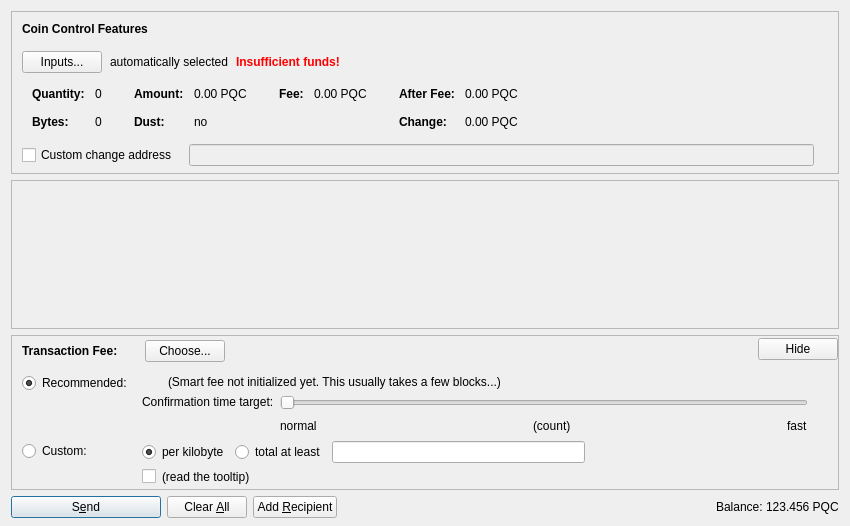
<?xml version="1.0" encoding="UTF-8"?>
<ui version="4.0">
 <class>SendCoinsDialog</class>
 <widget class="QDialog" name="SendCoinsDialog">
  <property name="geometry">
   <rect>
    <x>0</x>
    <y>0</y>
    <width>850</width>
    <height>526</height>
   </rect>
  </property>
  <property name="windowTitle">
   <string>Send Coins</string>
  </property>
  <layout class="QVBoxLayout" name="verticalLayout" stretch="0,1,0,0">
   <property name="bottomMargin">
    <number>8</number>
   </property>
   <item>
    <widget class="QFrame" name="frameCoinControl">
     <property name="sizePolicy">
      <sizepolicy hsizetype="Expanding" vsizetype="Expanding">
       <horstretch>0</horstretch>
       <verstretch>0</verstretch>
      </sizepolicy>
     </property>
     <property name="maximumSize">
      <size>
       <width>16777215</width>
       <height>16777215</height>
      </size>
     </property>
     <property name="frameShape">
      <enum>QFrame::StyledPanel</enum>
     </property>
     <property name="frameShadow">
      <enum>QFrame::Sunken</enum>
     </property>
     <layout class="QVBoxLayout" name="verticalLayoutCoinControl2">
      <property name="spacing">
       <number>0</number>
      </property>
      <property name="leftMargin">
       <number>0</number>
      </property>
      <property name="topMargin">
       <number>0</number>
      </property>
      <property name="rightMargin">
       <number>0</number>
      </property>
      <property name="bottomMargin">
       <number>6</number>
      </property>
      <item>
       <layout class="QVBoxLayout" name="verticalLayoutCoinControl" stretch="0,0,0,0,1">
        <property name="spacing">
         <number>0</number>
        </property>
        <property name="leftMargin">
         <number>10</number>
        </property>
        <property name="topMargin">
         <number>10</number>
        </property>
        <item>
         <layout class="QHBoxLayout" name="horizontalLayoutCoinControl1">
          <property name="bottomMargin">
           <number>15</number>
          </property>
          <item>
           <widget class="QLabel" name="labelCoinControlFeatures">
            <property name="sizePolicy">
             <sizepolicy hsizetype="Preferred" vsizetype="Maximum">
              <horstretch>0</horstretch>
              <verstretch>0</verstretch>
             </sizepolicy>
            </property>
            <property name="font">
             <font>
              <weight>75</weight>
              <bold>true</bold>
             </font>
            </property>
            <property name="styleSheet">
             <string notr="true">font-weight:bold;</string>
            </property>
            <property name="text">
             <string>Coin Control Features</string>
            </property>
           </widget>
          </item>
         </layout>
        </item>
        <item>
         <layout class="QHBoxLayout" name="horizontalLayoutCoinControl2" stretch="0,0,0,0">
          <property name="spacing">
           <number>8</number>
          </property>
          <property name="bottomMargin">
           <number>10</number>
          </property>
          <item>
           <widget class="QPushButton" name="pushButtonCoinControl">
            <property name="styleSheet">
             <string notr="true"/>
            </property>
            <property name="text">
             <string>Inputs...</string>
            </property>
            <property name="autoDefault">
             <bool>false</bool>
            </property>
           </widget>
          </item>
          <item>
           <widget class="QLabel" name="labelCoinControlAutomaticallySelected">
            <property name="text">
             <string>automatically selected</string>
            </property>
            <property name="margin">
             <number>5</number>
            </property>
           </widget>
          </item>
          <item>
           <widget class="QLabel" name="labelCoinControlInsuffFunds">
            <property name="font">
             <font>
              <weight>75</weight>
              <bold>true</bold>
             </font>
            </property>
            <property name="styleSheet">
             <string notr="true">color:red;font-weight:bold;</string>
            </property>
            <property name="text">
             <string>Insufficient funds!</string>
            </property>
            <property name="margin">
             <number>5</number>
            </property>
           </widget>
          </item>
          <item>
           <spacer name="horizontalSpacerCoinControl">
            <property name="orientation">
             <enum>Qt::Horizontal</enum>
            </property>
            <property name="sizeHint" stdset="0">
             <size>
              <width>40</width>
              <height>1</height>
             </size>
            </property>
           </spacer>
          </item>
         </layout>
        </item>
        <item>
         <widget class="QWidget" name="widgetCoinControl" native="true">
          <property name="sizePolicy">
           <sizepolicy hsizetype="Preferred" vsizetype="Preferred">
            <horstretch>0</horstretch>
            <verstretch>0</verstretch>
           </sizepolicy>
          </property>
          <property name="minimumSize">
           <size>
            <width>0</width>
            <height>0</height>
           </size>
          </property>
          <property name="styleSheet">
           <string notr="true"/>
          </property>
          <layout class="QHBoxLayout" name="horizontalLayoutCoinControl5">
           <property name="leftMargin">
            <number>0</number>
           </property>
           <property name="topMargin">
            <number>0</number>
           </property>
           <property name="rightMargin">
            <number>0</number>
           </property>
           <property name="bottomMargin">
            <number>0</number>
           </property>
           <item>
            <layout class="QHBoxLayout" name="horizontalLayoutCoinControl3" stretch="0,0,0,1">
             <property name="spacing">
              <number>20</number>
             </property>
             <property name="topMargin">
              <number>0</number>
             </property>
             <property name="bottomMargin">
              <number>10</number>
             </property>
             <item>
              <layout class="QFormLayout" name="formLayoutCoinControl1">
               <property name="horizontalSpacing">
                <number>10</number>
               </property>
               <property name="verticalSpacing">
                <number>14</number>
               </property>
               <property name="leftMargin">
                <number>10</number>
               </property>
               <property name="topMargin">
                <number>4</number>
               </property>
               <property name="rightMargin">
                <number>6</number>
               </property>
               <item row="0" column="0">
                <widget class="QLabel" name="labelCoinControlQuantityText">
                 <property name="font">
                  <font>
                   <weight>75</weight>
                   <bold>true</bold>
                  </font>
                 </property>
                 <property name="text">
                  <string>Quantity:</string>
                 </property>
                 <property name="margin">
                  <number>0</number>
                 </property>
                </widget>
               </item>
               <item row="0" column="1">
                <widget class="QLabel" name="labelCoinControlQuantity">
                 <property name="cursor">
                  <cursorShape>IBeamCursor</cursorShape>
                 </property>
                 <property name="contextMenuPolicy">
                  <enum>Qt::ActionsContextMenu</enum>
                 </property>
                 <property name="text">
                  <string notr="true">0</string>
                 </property>
                 <property name="margin">
                  <number>0</number>
                 </property>
                 <property name="textInteractionFlags">
                  <set>Qt::LinksAccessibleByMouse|Qt::TextSelectableByKeyboard|Qt::TextSelectableByMouse</set>
                 </property>
                </widget>
               </item>
               <item row="1" column="0">
                <widget class="QLabel" name="labelCoinControlBytesText">
                 <property name="font">
                  <font>
                   <weight>75</weight>
                   <bold>true</bold>
                  </font>
                 </property>
                 <property name="text">
                  <string>Bytes:</string>
                 </property>
                </widget>
               </item>
               <item row="1" column="1">
                <widget class="QLabel" name="labelCoinControlBytes">
                 <property name="cursor">
                  <cursorShape>IBeamCursor</cursorShape>
                 </property>
                 <property name="contextMenuPolicy">
                  <enum>Qt::ActionsContextMenu</enum>
                 </property>
                 <property name="text">
                  <string notr="true">0</string>
                 </property>
                 <property name="textInteractionFlags">
                  <set>Qt::LinksAccessibleByMouse|Qt::TextSelectableByKeyboard|Qt::TextSelectableByMouse</set>
                 </property>
                </widget>
               </item>
              </layout>
             </item>
             <item>
              <layout class="QFormLayout" name="formLayoutCoinControl2">
               <property name="horizontalSpacing">
                <number>10</number>
               </property>
               <property name="verticalSpacing">
                <number>14</number>
               </property>
               <property name="leftMargin">
                <number>6</number>
               </property>
               <property name="topMargin">
                <number>4</number>
               </property>
               <property name="rightMargin">
                <number>6</number>
               </property>
               <item row="0" column="0">
                <widget class="QLabel" name="labelCoinControlAmountText">
                 <property name="font">
                  <font>
                   <weight>75</weight>
                   <bold>true</bold>
                  </font>
                 </property>
                 <property name="text">
                  <string>Amount:</string>
                 </property>
                 <property name="margin">
                  <number>0</number>
                 </property>
                </widget>
               </item>
               <item row="0" column="1">
                <widget class="QLabel" name="labelCoinControlAmount">
                 <property name="cursor">
                  <cursorShape>IBeamCursor</cursorShape>
                 </property>
                 <property name="contextMenuPolicy">
                  <enum>Qt::ActionsContextMenu</enum>
                 </property>
                 <property name="text">
                  <string notr="true">0.00 PQC</string>
                 </property>
                 <property name="textInteractionFlags">
                  <set>Qt::LinksAccessibleByMouse|Qt::TextSelectableByKeyboard|Qt::TextSelectableByMouse</set>
                 </property>
                </widget>
               </item>
               <item row="1" column="0">
                <widget class="QLabel" name="labelCoinControlLowOutputText">
                 <property name="font">
                  <font>
                   <weight>75</weight>
                   <bold>true</bold>
                  </font>
                 </property>
                 <property name="text">
                  <string>Dust:</string>
                 </property>
                </widget>
               </item>
               <item row="1" column="1">
                <widget class="QLabel" name="labelCoinControlLowOutput">
                 <property name="cursor">
                  <cursorShape>IBeamCursor</cursorShape>
                 </property>
                 <property name="contextMenuPolicy">
                  <enum>Qt::ActionsContextMenu</enum>
                 </property>
                 <property name="text">
                  <string notr="true">no</string>
                 </property>
                 <property name="textInteractionFlags">
                  <set>Qt::LinksAccessibleByMouse|Qt::TextSelectableByKeyboard|Qt::TextSelectableByMouse</set>
                 </property>
                </widget>
               </item>
              </layout>
             </item>
             <item>
              <layout class="QFormLayout" name="formLayoutCoinControl3">
               <property name="horizontalSpacing">
                <number>10</number>
               </property>
               <property name="verticalSpacing">
                <number>14</number>
               </property>
               <property name="leftMargin">
                <number>6</number>
               </property>
               <property name="topMargin">
                <number>4</number>
               </property>
               <property name="rightMargin">
                <number>6</number>
               </property>
               <item row="0" column="0">
                <widget class="QLabel" name="labelCoinControlFeeText">
                 <property name="font">
                  <font>
                   <weight>75</weight>
                   <bold>true</bold>
                  </font>
                 </property>
                 <property name="text">
                  <string>Fee:</string>
                 </property>
                 <property name="margin">
                  <number>0</number>
                 </property>
                </widget>
               </item>
               <item row="0" column="1">
                <widget class="QLabel" name="labelCoinControlFee">
                 <property name="cursor">
                  <cursorShape>IBeamCursor</cursorShape>
                 </property>
                 <property name="contextMenuPolicy">
                  <enum>Qt::ActionsContextMenu</enum>
                 </property>
                 <property name="text">
                  <string notr="true">0.00 PQC</string>
                 </property>
                 <property name="textInteractionFlags">
                  <set>Qt::LinksAccessibleByMouse|Qt::TextSelectableByKeyboard|Qt::TextSelectableByMouse</set>
                 </property>
                </widget>
               </item>
              </layout>
             </item>
             <item>
              <layout class="QFormLayout" name="formLayoutCoinControl4">
               <property name="horizontalSpacing">
                <number>10</number>
               </property>
               <property name="verticalSpacing">
                <number>14</number>
               </property>
               <property name="leftMargin">
                <number>6</number>
               </property>
               <property name="topMargin">
                <number>4</number>
               </property>
               <property name="rightMargin">
                <number>6</number>
               </property>
               <item row="0" column="0">
                <widget class="QLabel" name="labelCoinControlAfterFeeText">
                 <property name="font">
                  <font>
                   <weight>75</weight>
                   <bold>true</bold>
                  </font>
                 </property>
                 <property name="text">
                  <string>After Fee:</string>
                 </property>
                 <property name="margin">
                  <number>0</number>
                 </property>
                </widget>
               </item>
               <item row="0" column="1">
                <widget class="QLabel" name="labelCoinControlAfterFee">
                 <property name="cursor">
                  <cursorShape>IBeamCursor</cursorShape>
                 </property>
                 <property name="contextMenuPolicy">
                  <enum>Qt::ActionsContextMenu</enum>
                 </property>
                 <property name="text">
                  <string notr="true">0.00 PQC</string>
                 </property>
                 <property name="textInteractionFlags">
                  <set>Qt::LinksAccessibleByMouse|Qt::TextSelectableByKeyboard|Qt::TextSelectableByMouse</set>
                 </property>
                </widget>
               </item>
               <item row="1" column="0">
                <widget class="QLabel" name="labelCoinControlChangeText">
                 <property name="font">
                  <font>
                   <weight>75</weight>
                   <bold>true</bold>
                  </font>
                 </property>
                 <property name="text">
                  <string>Change:</string>
                 </property>
                </widget>
               </item>
               <item row="1" column="1">
                <widget class="QLabel" name="labelCoinControlChange">
                 <property name="cursor">
                  <cursorShape>IBeamCursor</cursorShape>
                 </property>
                 <property name="contextMenuPolicy">
                  <enum>Qt::ActionsContextMenu</enum>
                 </property>
                 <property name="text">
                  <string notr="true">0.00 PQC</string>
                 </property>
                 <property name="textInteractionFlags">
                  <set>Qt::LinksAccessibleByMouse|Qt::TextSelectableByKeyboard|Qt::TextSelectableByMouse</set>
                 </property>
                </widget>
               </item>
              </layout>
             </item>
            </layout>
           </item>
          </layout>
         </widget>
        </item>
        <item>
         <layout class="QHBoxLayout" name="horizontalLayoutCoinControl4" stretch="0,0,0">
          <property name="spacing">
           <number>12</number>
          </property>
          <property name="sizeConstraint">
           <enum>QLayout::SetDefaultConstraint</enum>
          </property>
          <property name="topMargin">
           <number>5</number>
          </property>
          <property name="rightMargin">
           <number>5</number>
          </property>
          <item>
           <widget class="QCheckBox" name="checkBoxCoinControlChange">
            <property name="toolTip">
             <string>If this is activated, but the change address is empty or invalid, change will be sent to a newly generated address.</string>
            </property>
            <property name="text">
             <string>Custom change address</string>
            </property>
           </widget>
          </item>
          <item>
           <widget class="QValidatedLineEdit" name="lineEditCoinControlChange">
            <property name="enabled">
             <bool>false</bool>
            </property>
            <property name="sizePolicy">
             <sizepolicy hsizetype="Expanding" vsizetype="Fixed">
              <horstretch>0</horstretch>
              <verstretch>0</verstretch>
             </sizepolicy>
            </property>
           </widget>
          </item>
          <item>
           <widget class="QLabel" name="labelCoinControlChangeLabel">
            <property name="sizePolicy">
             <sizepolicy hsizetype="Preferred" vsizetype="Expanding">
              <horstretch>0</horstretch>
              <verstretch>0</verstretch>
             </sizepolicy>
            </property>
            <property name="minimumSize">
             <size>
              <width>0</width>
              <height>0</height>
             </size>
            </property>
            <property name="text">
             <string/>
            </property>
            <property name="margin">
             <number>3</number>
            </property>
           </widget>
          </item>
         </layout>
        </item>
        <item>
         <spacer name="verticalSpacerCoinControl">
          <property name="orientation">
           <enum>Qt::Vertical</enum>
          </property>
          <property name="sizeHint" stdset="0">
           <size>
            <width>800</width>
            <height>1</height>
           </size>
          </property>
         </spacer>
        </item>
       </layout>
      </item>
     </layout>
    </widget>
   </item>
   <item>
    <widget class="QScrollArea" name="scrollArea">
     <property name="widgetResizable">
      <bool>true</bool>
     </property>
     <widget class="QWidget" name="scrollAreaWidgetContents">
      <property name="geometry">
       <rect>
        <x>0</x>
        <y>0</y>
        <width>830</width>
        <height>104</height>
       </rect>
      </property>
      <layout class="QVBoxLayout" name="verticalLayout_2" stretch="0,1">
       <property name="leftMargin">
        <number>0</number>
       </property>
       <property name="topMargin">
        <number>0</number>
       </property>
       <property name="rightMargin">
        <number>0</number>
       </property>
       <property name="bottomMargin">
        <number>0</number>
       </property>
       <item>
        <layout class="QVBoxLayout" name="entries">
         <property name="spacing">
          <number>6</number>
         </property>
        </layout>
       </item>
       <item>
        <spacer name="verticalSpacer">
         <property name="orientation">
          <enum>Qt::Vertical</enum>
         </property>
         <property name="sizeHint" stdset="0">
          <size>
           <width>20</width>
           <height>40</height>
          </size>
         </property>
        </spacer>
       </item>
      </layout>
     </widget>
    </widget>
   </item>
   <item>
    <widget class="QFrame" name="frameFee">
     <property name="sizePolicy">
      <sizepolicy hsizetype="Expanding" vsizetype="Expanding">
       <horstretch>0</horstretch>
       <verstretch>0</verstretch>
      </sizepolicy>
     </property>
     <property name="maximumSize">
      <size>
       <width>16777215</width>
       <height>16777215</height>
      </size>
     </property>
     <property name="frameShape">
      <enum>QFrame::StyledPanel</enum>
     </property>
     <property name="frameShadow">
      <enum>QFrame::Sunken</enum>
     </property>
     <layout class="QVBoxLayout" name="verticalLayoutFee1">
      <property name="spacing">
       <number>0</number>
      </property>
      <property name="leftMargin">
       <number>0</number>
      </property>
      <property name="topMargin">
       <number>0</number>
      </property>
      <property name="rightMargin">
       <number>0</number>
      </property>
      <property name="bottomMargin">
       <number>0</number>
      </property>
      <item>
       <layout class="QVBoxLayout" name="verticalLayoutFee2" stretch="0,0,0">
        <property name="spacing">
         <number>0</number>
        </property>
        <property name="leftMargin">
         <number>10</number>
        </property>
        <property name="topMargin">
         <number>0</number>
        </property>
        <item>
         <layout class="QHBoxLayout" name="horizontalLayoutFee1">
          <property name="bottomMargin">
           <number>0</number>
          </property>
          <item>
           <layout class="QVBoxLayout" name="verticalLayoutFee7">
            <property name="spacing">
             <number>0</number>
            </property>
            <item>
             <spacer name="verticalSpacerSmartFee">
              <property name="orientation">
               <enum>Qt::Vertical</enum>
              </property>
              <property name="sizeType">
               <enum>QSizePolicy::Fixed</enum>
              </property>
              <property name="sizeHint" stdset="0">
               <size>
                <width>1</width>
                <height>4</height>
               </size>
              </property>
             </spacer>
            </item>
            <item>
             <layout class="QHBoxLayout" name="horizontalLayoutSmartFee">
              <property name="spacing">
               <number>10</number>
              </property>
              <item>
               <widget class="QLabel" name="labelFeeHeadline">
                <property name="sizePolicy">
                 <sizepolicy hsizetype="Preferred" vsizetype="Maximum">
                  <horstretch>0</horstretch>
                  <verstretch>0</verstretch>
                 </sizepolicy>
                </property>
                <property name="font">
                 <font>
                  <weight>75</weight>
                  <bold>true</bold>
                 </font>
                </property>
                <property name="styleSheet">
                 <string notr="true">font-weight:bold;</string>
                </property>
                <property name="text">
                 <string>Transaction Fee:</string>
                </property>
               </widget>
              </item>
              <item>
               <widget class="QLabel" name="labelFeeMinimized">
                <property name="text">
                 <string/>
                </property>
               </widget>
              </item>
              <item>
               <widget class="QPushButton" name="buttonChooseFee">
                <property name="text">
                 <string>Choose...</string>
                </property>
               </widget>
              </item>
             </layout>
            </item>
            <item>
             <spacer name="verticalSpacer_5">
              <property name="orientation">
               <enum>Qt::Vertical</enum>
              </property>
              <property name="sizeHint" stdset="0">
               <size>
                <width>1</width>
                <height>1</height>
               </size>
              </property>
             </spacer>
            </item>
           </layout>
          </item>
          <item>
           <spacer name="horizontalSpacer_4">
            <property name="orientation">
             <enum>Qt::Horizontal</enum>
            </property>
            <property name="sizeHint" stdset="0">
             <size>
              <width>40</width>
              <height>20</height>
             </size>
            </property>
           </spacer>
          </item>
          <item>
           <widget class="QPushButton" name="buttonMinimizeFee">
            <property name="toolTip">
             <string>collapse fee-settings</string>
            </property>
            <property name="text">
             <string>Hide</string>
            </property>
           </widget>
          </item>
         </layout>
        </item>
        <item>
         <widget class="QFrame" name="frameFeeSelection">
          <layout class="QVBoxLayout" name="verticalLayoutFee12">
           <property name="spacing">
            <number>0</number>
           </property>
           <property name="leftMargin">
            <number>0</number>
           </property>
           <property name="topMargin">
            <number>0</number>
           </property>
           <property name="rightMargin">
            <number>0</number>
           </property>
           <property name="bottomMargin">
            <number>0</number>
           </property>
           <item>
            <layout class="QGridLayout" name="gridLayoutFee">
             <property name="topMargin">
              <number>10</number>
             </property>
             <property name="bottomMargin">
              <number>4</number>
             </property>
             <property name="horizontalSpacing">
              <number>10</number>
             </property>
             <property name="verticalSpacing">
              <number>4</number>
             </property>
             <item row="1" column="1">
              <layout class="QVBoxLayout" name="verticalLayoutFee8">
               <property name="spacing">
                <number>6</number>
               </property>
               <item>
                <layout class="QHBoxLayout" name="horizontalLayoutFee13">
                 <item>
                  <widget class="QRadioButton" name="radioCustomPerKilobyte">
                   <property name="toolTip">
                    <string>If the custom fee is set to 1000 satoshis and the transaction is only 250 bytes, then &quot;per kilobyte&quot; only pays 250 satoshis in fee, while &quot;total at least&quot; pays 1000 satoshis. For transactions bigger than a kilobyte both pay by kilobyte.</string>
                   </property>
                   <property name="text">
                    <string>per kilobyte</string>
                   </property>
                   <property name="checked">
                    <bool>true</bool>
                   </property>
                   <attribute name="buttonGroup">
                    <string notr="true">groupCustomFee</string>
                   </attribute>
                  </widget>
                 </item>
                 <item>
                  <widget class="QRadioButton" name="radioCustomAtLeast">
                   <property name="toolTip">
                    <string>If the custom fee is set to 1000 satoshis and the transaction is only 250 bytes, then &quot;per kilobyte&quot; only pays 250 satoshis in fee, while &quot;total at least&quot; pays 1000 satoshis. For transactions bigger than a kilobyte both pay by kilobyte.</string>
                   </property>
                   <property name="text">
                    <string>total at least</string>
                   </property>
                   <attribute name="buttonGroup">
                    <string notr="true">groupCustomFee</string>
                   </attribute>
                  </widget>
                 </item>
                 <item>
                  <widget class="BitcoinAmountField" name="customFee"/>
                 </item>
                 <item>
                  <spacer name="horizontalSpacer_6">
                   <property name="orientation">
                    <enum>Qt::Horizontal</enum>
                   </property>
                   <property name="sizeHint" stdset="0">
                    <size>
                     <width>1</width>
                     <height>1</height>
                    </size>
                   </property>
                  </spacer>
                 </item>
                </layout>
               </item>
               <item>
                <layout class="QHBoxLayout" name="horizontalLayoutFee8">
                 <item>
                  <widget class="QCheckBox" name="checkBoxMinimumFee">
                   <property name="toolTip">
                    <string>Paying only the minimum fee is just fine as long as there is less transaction volume than space in the blocks. But be aware that this can end up in a never confirming transaction once there is more demand for paquacoin transactions than the network can process.</string>
                   </property>
                   <property name="text">
                    <string/>
                   </property>
                  </widget>
                 </item>
                 <item>
                  <widget class="QLabel" name="labelMinFeeWarning">
                   <property name="enabled">
                    <bool>true</bool>
                   </property>
                   <property name="toolTip">
                    <string>Paying only the minimum fee is just fine as long as there is less transaction volume than space in the blocks. But be aware that this can end up in a never confirming transaction once there is more demand for paquacoin transactions than the network can process.</string>
                   </property>
                   <property name="text">
                    <string>(read the tooltip)</string>
                   </property>
                   <property name="margin">
                    <number>5</number>
                   </property>
                  </widget>
                 </item>
                 <item>
                  <spacer name="horizontalSpacer_2">
                   <property name="orientation">
                    <enum>Qt::Horizontal</enum>
                   </property>
                   <property name="sizeHint" stdset="0">
                    <size>
                     <width>1</width>
                     <height>1</height>
                    </size>
                   </property>
                  </spacer>
                 </item>
                </layout>
               </item>
              </layout>
             </item>
             <item row="0" column="0">
              <layout class="QVBoxLayout" name="verticalLayoutFee4" stretch="0,1">
               <item>
                <widget class="QRadioButton" name="radioSmartFee">
                 <property name="text">
                  <string>Recommended:</string>
                 </property>
                 <property name="checked">
                  <bool>true</bool>
                 </property>
                 <attribute name="buttonGroup">
                  <string notr="true">groupFee</string>
                 </attribute>
                </widget>
               </item>
               <item>
                <spacer name="verticalSpacer_2">
                 <property name="orientation">
                  <enum>Qt::Vertical</enum>
                 </property>
                 <property name="sizeHint" stdset="0">
                  <size>
                   <width>1</width>
                   <height>1</height>
                  </size>
                 </property>
                </spacer>
               </item>
              </layout>
             </item>
             <item row="1" column="0">
              <layout class="QVBoxLayout" name="verticalLayoutFee9" stretch="0,1">
               <item>
                <widget class="QRadioButton" name="radioCustomFee">
                 <property name="text">
                  <string>Custom:</string>
                 </property>
                 <attribute name="buttonGroup">
                  <string notr="true">groupFee</string>
                 </attribute>
                </widget>
               </item>
               <item>
                <spacer name="verticalSpacer_6">
                 <property name="orientation">
                  <enum>Qt::Vertical</enum>
                 </property>
                 <property name="sizeHint" stdset="0">
                  <size>
                   <width>1</width>
                   <height>1</height>
                  </size>
                 </property>
                </spacer>
               </item>
              </layout>
             </item>
             <item row="0" column="1">
              <layout class="QVBoxLayout" name="verticalLayoutFee3" stretch="0,0,1">
               <property name="spacing">
                <number>6</number>
               </property>
               <property name="topMargin">
                <number>2</number>
               </property>
               <item>
                <layout class="QHBoxLayout" name="horizontalLayoutFee12">
                 <item>
                  <widget class="QLabel" name="labelSmartFee">
                   <property name="text">
                    <string/>
                   </property>
                   <property name="margin">
                    <number>2</number>
                   </property>
                  </widget>
                 </item>
                 <item>
                  <widget class="QLabel" name="labelFeeEstimation">
                   <property name="text">
                    <string/>
                   </property>
                  </widget>
                 </item>
                 <item>
                  <widget class="QLabel" name="labelSmartFee2">
                   <property name="text">
                    <string>(Smart fee not initialized yet. This usually takes a few blocks...)</string>
                   </property>
                   <property name="margin">
                    <number>2</number>
                   </property>
                  </widget>
                 </item>
                 <item>
                  <spacer name="horizontalSpacer_5">
                   <property name="orientation">
                    <enum>Qt::Horizontal</enum>
                   </property>
                   <property name="sizeHint" stdset="0">
                    <size>
                     <width>1</width>
                     <height>1</height>
                    </size>
                   </property>
                  </spacer>
                 </item>
                </layout>
               </item>
               <item>
                <layout class="QHBoxLayout" name="horizontalLayoutFee9">
                 <item>
                  <layout class="QVBoxLayout" name="verticalLayoutFee6">
                   <item>
                    <widget class="QLabel" name="labelSmartFee3">
                     <property name="text">
                      <string>Confirmation time target:</string>
                     </property>
                     <property name="margin">
                      <number>2</number>
                     </property>
                    </widget>
                   </item>
                   <item>
                    <spacer name="verticalSpacer_3">
                     <property name="orientation">
                      <enum>Qt::Vertical</enum>
                     </property>
                     <property name="sizeHint" stdset="0">
                      <size>
                       <width>1</width>
                       <height>1</height>
                      </size>
                     </property>
                    </spacer>
                   </item>
                  </layout>
                 </item>
                 <item>
                  <layout class="QVBoxLayout" name="verticalLayoutFee5">
                   <property name="rightMargin">
                    <number>30</number>
                   </property>
                   <item>
                    <widget class="QSlider" name="sliderSmartFee">
                     <property name="minimum">
                      <number>0</number>
                     </property>
                     <property name="maximum">
                      <number>23</number>
                     </property>
                     <property name="pageStep">
                      <number>1</number>
                     </property>
                     <property name="value">
                      <number>0</number>
                     </property>
                     <property name="orientation">
                      <enum>Qt::Horizontal</enum>
                     </property>
                     <property name="invertedAppearance">
                      <bool>false</bool>
                     </property>
                     <property name="invertedControls">
                      <bool>false</bool>
                     </property>
                     <property name="tickPosition">
                      <enum>QSlider::NoTicks</enum>
                     </property>
                    </widget>
                   </item>
                   <item>
                    <layout class="QHBoxLayout" name="horizontalLayoutFee10">
                     <item>
                      <widget class="QLabel" name="labelSmartFeeNormal">
                       <property name="text">
                        <string>normal</string>
                       </property>
                      </widget>
                     </item>
                     <item>
                      <spacer name="horizontalSpacer_7">
                       <property name="orientation">
                        <enum>Qt::Horizontal</enum>
                       </property>
                       <property name="sizeHint" stdset="0">
                        <size>
                         <width>40</width>
                         <height>20</height>
                        </size>
                       </property>
                      </spacer>
                     </item>
                     <item>
                      <widget class="QLabel" name="confirmationTargetLabel">
                       <property name="text">
                        <string notr="true">(count)</string>
                       </property>
                      </widget>
                     </item>
                     <item>
                      <spacer name="horizontalSpacer_3">
                       <property name="orientation">
                        <enum>Qt::Horizontal</enum>
                       </property>
                       <property name="sizeHint" stdset="0">
                        <size>
                         <width>40</width>
                         <height>20</height>
                        </size>
                       </property>
                      </spacer>
                     </item>
                     <item>
                      <widget class="QLabel" name="labelSmartFeeFast">
                       <property name="text">
                        <string>fast</string>
                       </property>
                      </widget>
                     </item>
                    </layout>
                   </item>
                  </layout>
                 </item>
                </layout>
               </item>
               <item>
                <spacer name="verticalSpacer_4">
                 <property name="orientation">
                  <enum>Qt::Vertical</enum>
                 </property>
                 <property name="sizeHint" stdset="0">
                  <size>
                   <width>1</width>
                   <height>1</height>
                  </size>
                 </property>
                </spacer>
               </item>
              </layout>
             </item>
            </layout>
           </item>
          </layout>
         </widget>
        </item>
        <item>
         <spacer name="verticalSpacerFee">
          <property name="orientation">
           <enum>Qt::Vertical</enum>
          </property>
          <property name="sizeHint" stdset="0">
           <size>
            <width>800</width>
            <height>1</height>
           </size>
          </property>
         </spacer>
        </item>
       </layout>
      </item>
     </layout>
    </widget>
   </item>
   <item>
    <layout class="QHBoxLayout" name="horizontalLayout">
     <item>
      <widget class="QPushButton" name="sendButton">
       <property name="minimumSize">
        <size>
         <width>150</width>
         <height>0</height>
        </size>
       </property>
       <property name="toolTip">
        <string>Confirm the send action</string>
       </property>
       <property name="text">
        <string>S&amp;end</string>
       </property>
       <property name="icon">
        <iconset resource="../bitcoin.qrc">
         <normaloff>:/icons/send</normaloff>:/icons/send</iconset>
       </property>
       <property name="autoDefault">
        <bool>false</bool>
       </property>
       <property name="default">
        <bool>true</bool>
       </property>
      </widget>
     </item>
     <item>
      <widget class="QPushButton" name="clearButton">
       <property name="sizePolicy">
        <sizepolicy hsizetype="Minimum" vsizetype="Fixed">
         <horstretch>0</horstretch>
         <verstretch>0</verstretch>
        </sizepolicy>
       </property>
       <property name="toolTip">
        <string>Clear all fields of the form.</string>
       </property>
       <property name="text">
        <string>Clear &amp;All</string>
       </property>
       <property name="icon">
        <iconset resource="../bitcoin.qrc">
         <normaloff>:/icons/remove</normaloff>:/icons/remove</iconset>
       </property>
       <property name="autoDefault">
        <bool>false</bool>
       </property>
      </widget>
     </item>
     <item>
      <widget class="QPushButton" name="addButton">
       <property name="toolTip">
        <string>Send to multiple recipients at once</string>
       </property>
       <property name="text">
        <string>Add &amp;Recipient</string>
       </property>
       <property name="icon">
        <iconset resource="../bitcoin.qrc">
         <normaloff>:/icons/add</normaloff>:/icons/add</iconset>
       </property>
       <property name="autoDefault">
        <bool>false</bool>
       </property>
      </widget>
     </item>
     <item>
      <spacer name="horizontalSpacer">
       <property name="orientation">
        <enum>Qt::Horizontal</enum>
       </property>
       <property name="sizeHint" stdset="0">
        <size>
         <width>40</width>
         <height>20</height>
        </size>
       </property>
      </spacer>
     </item>
     <item>
      <layout class="QHBoxLayout" name="horizontalLayout_2">
       <property name="spacing">
        <number>3</number>
       </property>
       <item>
        <widget class="QLabel" name="label">
         <property name="sizePolicy">
          <sizepolicy hsizetype="Preferred" vsizetype="Fixed">
           <horstretch>0</horstretch>
           <verstretch>0</verstretch>
          </sizepolicy>
         </property>
         <property name="text">
          <string>Balance:</string>
         </property>
        </widget>
       </item>
       <item>
        <widget class="QLabel" name="labelBalance">
         <property name="sizePolicy">
          <sizepolicy hsizetype="Preferred" vsizetype="Fixed">
           <horstretch>0</horstretch>
           <verstretch>0</verstretch>
          </sizepolicy>
         </property>
         <property name="cursor">
          <cursorShape>IBeamCursor</cursorShape>
         </property>
         <property name="text">
          <string notr="true">123.456 PQC</string>
         </property>
         <property name="textInteractionFlags">
          <set>Qt::LinksAccessibleByMouse|Qt::TextSelectableByKeyboard|Qt::TextSelectableByMouse</set>
         </property>
        </widget>
       </item>
      </layout>
     </item>
    </layout>
   </item>
  </layout>
 </widget>
 <customwidgets>
  <customwidget>
   <class>QValidatedLineEdit</class>
   <extends>QLineEdit</extends>
   <header>qvalidatedlineedit.h</header>
  </customwidget>
  <customwidget>
   <class>BitcoinAmountField</class>
   <extends>QLineEdit</extends>
   <header>bitcoinamountfield.h</header>
   <container>1</container>
  </customwidget>
 </customwidgets>
 <resources>
  <include location="../bitcoin.qrc"/>
 </resources>
 <connections/>
 <buttongroups>
  <buttongroup name="groupFee"/>
  <buttongroup name="groupCustomFee"/>
 </buttongroups>
</ui>
